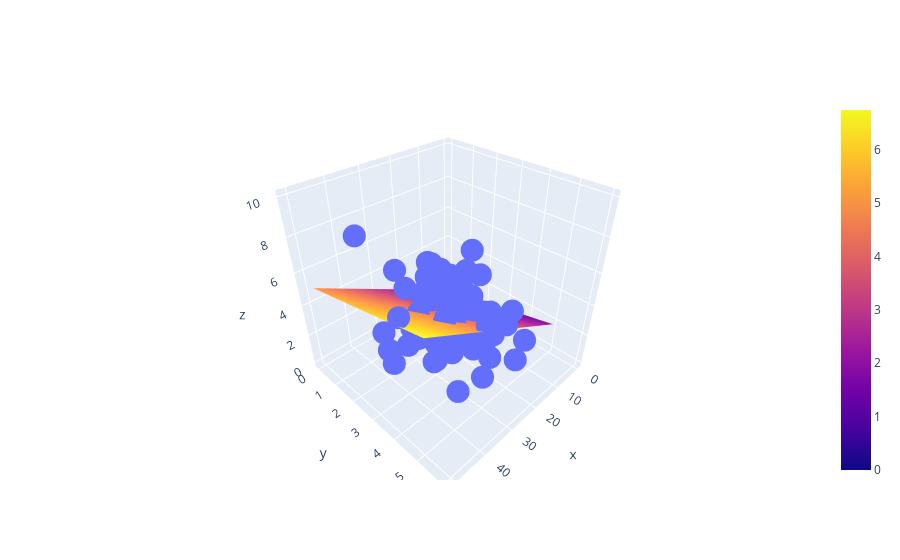

The cell this chart's notebook holds for it:
### Code cell
fig = go.Figure()
fig.add_trace(go.Scatter3d(x = data["total_bill"], y = data["size"], z = data["tip"],
                         mode = "markers", name = "actual"))
fig.add_trace(go.Surface(x = table_bills, y = table_sizes, z = tip_predictions, name = "predicted"))
fig.show()

### Figure 1 — Plotly figure (JSON) as saved in the notebook; plotly's stock layout.template omitted (floating-point values rounded to 4 significant figures; data arrays with more than 128 entries replaced by an {"elided": "..."} marker saying what was removed)
{"data": [{"mode": "markers", "name": "actual", "type": "scatter3d", "x": {"elided": "244 float values"}, "y": {"elided": "244 int values"}, "z": {"elided": "244 float values"}}, {"name": "predicted", "type": "surface", "x": {"elided": "6x50 int values"}, "y": {"elided": "6x50 int values"}, "z": {"elided": "6x50 float values"}}], "layout": {}}
